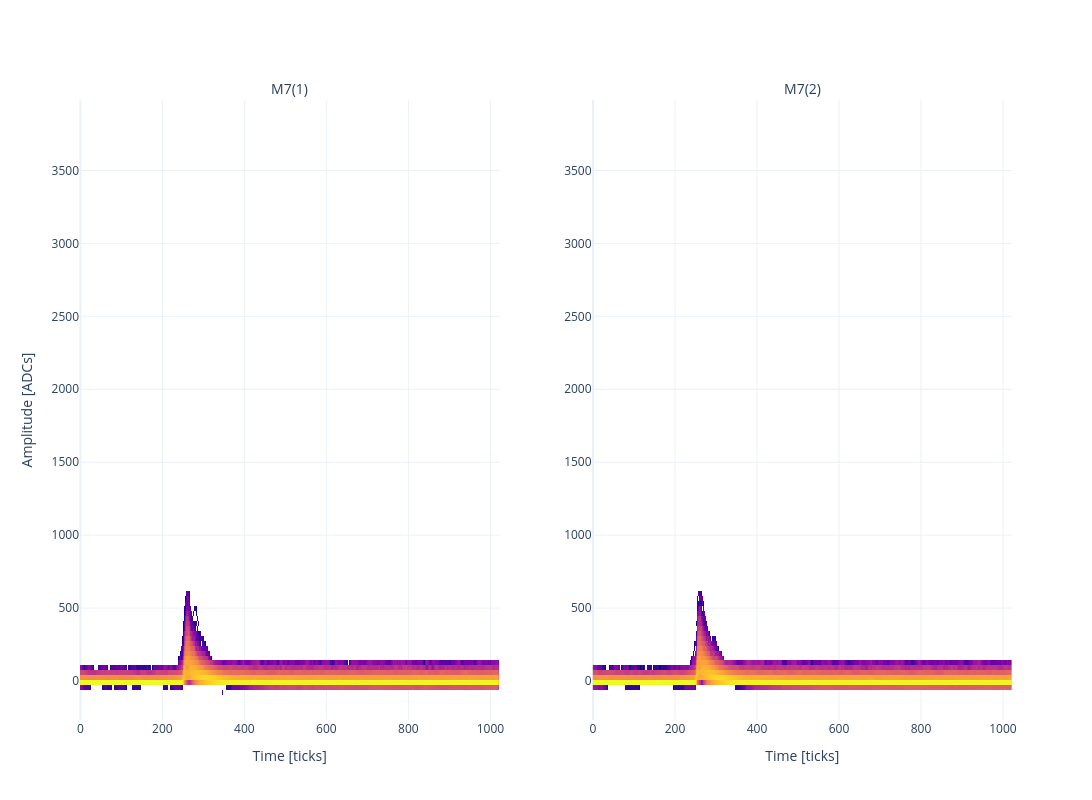

Notebook cell for this chart:
### Code cell
argsheat = dict(
    mode="heatmap",
    analysis_label="std",
    adc_range_above_baseline=4000,
    adc_range_below_baseline=-250,
    adc_bins=125,
    time_bins=wfset_full.points_per_wf//2,
    filtering=36,
    share_y_scale=False,
    share_x_scale=True,
    wfs_per_axes=5000,
    zlog=True,
    width=1300,
    higth=650,
    return_fig=True,
    showplots=True
)

#detector = groupall

figs = plot_detectors(wfset_clean, detector, **argsheat)
fig, rows, cols, title, g = figs[0]

fig.show()

### Figure 1 — Plotly figure (JSON) as saved in the notebook; plotly's stock layout.template omitted (floating-point values rounded to 4 significant figures; data arrays with more than 128 entries replaced by an {"elided": "..."} marker saying what was removed)
{"data": [{"dx": 1.998, "dy": 34, "name": "3925 Wf(s)[0,1,...]", "showscale": false, "transpose": true, "type": "heatmap", "x0": 0, "xaxis": "x", "y0": -250, "yaxis": "y", "z": {"elided": "512x125 float values"}}, {"dx": 1.998, "dy": 34, "name": "4250 Wf(s)[0,1,...]", "showscale": false, "transpose": true, "type": "heatmap", "x0": 0, "xaxis": "x2", "y0": -250, "yaxis": "y2", "z": {"elided": "512x125 float values"}}], "layout": {"annotations": [{"align": "center", "font": {"size": 14}, "showarrow": false, "text": "M7(1)", "x": 0.225, "xanchor": "center", "xref": "paper", "y": 1, "yanchor": "bottom", "yref": "paper"}, {"align": "center", "font": {"size": 14}, "showarrow": false, "text": "M7(2)", "x": 0.775, "xanchor": "center", "xref": "paper", "y": 1, "yanchor": "bottom", "yref": "paper"}, {"align": "center", "font": {"size": 14}, "showarrow": false, "text": "107-37", "x": 0, "xref": "x domain", "y": 1.25, "yref": "y domain"}, {"align": "center", "font": {"size": 14}, "showarrow": false, "text": "107-30", "x": 0, "xref": "x2 domain", "y": 1.25, "yref": "y2 domain"}, {"align": "center", "font": {"size": 14}, "showarrow": false, "text": "3925 Wf(s)[0,1,...]", "x": 1, "xref": "x domain", "y": 1.25, "yref": "y domain"}, {"align": "center", "font": {"size": 14}, "showarrow": false, "text": "4250 Wf(s)[0,1,...]", "x": 1, "xref": "x2 domain", "y": 1.25, "yref": "y2 domain"}], "height": 800, "showlegend": true, "title": {"text": ""}, "width": 1300, "xaxis": {"anchor": "y", "domain": [0, 0.45], "matches": "x", "title": {"text": "Time [ticks]"}}, "xaxis2": {"anchor": "y2", "domain": [0.55, 1], "matches": "x", "title": {"text": "Time [ticks]"}}, "yaxis": {"anchor": "x", "domain": [0, 1], "title": {"text": "Amplitude [ADCs]"}}, "yaxis2": {"anchor": "x2", "domain": [0, 1]}}}
